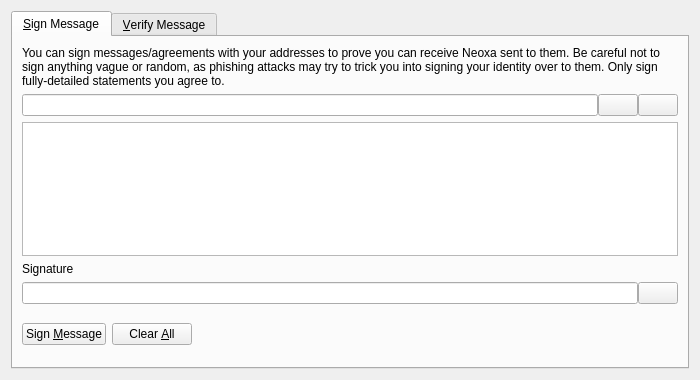
<?xml version="1.0" encoding="UTF-8"?>
<ui version="4.0">
 <class>SignVerifyMessageDialog</class>
 <widget class="QDialog" name="SignVerifyMessageDialog">
  <property name="geometry">
   <rect>
    <x>0</x>
    <y>0</y>
    <width>700</width>
    <height>380</height>
   </rect>
  </property>
  <property name="windowTitle">
   <string>Signatures - Sign / Verify a Message</string>
  </property>
  <property name="modal">
   <bool>true</bool>
  </property>
  <layout class="QVBoxLayout" name="verticalLayout">
   <item>
    <widget class="QTabWidget" name="tabWidget">
     <property name="currentIndex">
      <number>0</number>
     </property>
     <widget class="QWidget" name="tabSignMessage">
      <attribute name="title">
       <string>&amp;Sign Message</string>
      </attribute>
      <layout class="QVBoxLayout" name="verticalLayout_SM">
       <item>
        <widget class="QLabel" name="infoLabel_SM">
         <property name="text">
          <string>You can sign messages/agreements with your addresses to prove you can receive Neoxa sent to them. Be careful not to sign anything vague or random, as phishing attacks may try to trick you into signing your identity over to them. Only sign fully-detailed statements you agree to.</string>
         </property>
         <property name="textFormat">
          <enum>Qt::PlainText</enum>
         </property>
         <property name="wordWrap">
          <bool>true</bool>
         </property>
        </widget>
       </item>
       <item>
        <layout class="QHBoxLayout" name="horizontalLayout_1_SM">
         <property name="spacing">
          <number>0</number>
         </property>
         <item>
          <widget class="QValidatedLineEdit" name="addressIn_SM">
           <property name="toolTip">
            <string>The Neoxa address to sign the message with</string>
           </property>
          </widget>
         </item>
         <item>
          <widget class="QPushButton" name="addressBookButton_SM">
           <property name="toolTip">
            <string>Choose previously used address</string>
           </property>
           <property name="text">
            <string/>
           </property>
           <property name="shortcut">
            <string>Alt+A</string>
           </property>
           <property name="autoDefault">
            <bool>false</bool>
           </property>
          </widget>
         </item>
         <item>
          <widget class="QPushButton" name="pasteButton_SM">
           <property name="toolTip">
            <string>Paste address from clipboard</string>
           </property>
           <property name="text">
            <string/>
           </property>
           <property name="shortcut">
            <string>Alt+P</string>
           </property>
           <property name="autoDefault">
            <bool>false</bool>
           </property>
          </widget>
         </item>
        </layout>
       </item>
       <item>
        <widget class="QPlainTextEdit" name="messageIn_SM">
         <property name="toolTip">
          <string>Enter the message you want to sign here</string>
         </property>
        </widget>
       </item>
       <item>
        <widget class="QLabel" name="signatureLabel_SM">
         <property name="text">
          <string>Signature</string>
         </property>
         <property name="textFormat">
          <enum>Qt::PlainText</enum>
         </property>
        </widget>
       </item>
       <item>
        <layout class="QHBoxLayout" name="horizontalLayout_2_SM">
         <property name="spacing">
          <number>0</number>
         </property>
         <item>
          <widget class="QLineEdit" name="signatureOut_SM">
           <property name="font">
            <font>
             <italic>true</italic>
            </font>
           </property>
           <property name="readOnly">
            <bool>true</bool>
           </property>
          </widget>
         </item>
         <item>
          <widget class="QPushButton" name="copySignatureButton_SM">
           <property name="toolTip">
            <string>Copy the current signature to the system clipboard</string>
           </property>
           <property name="text">
            <string/>
           </property>
           <property name="autoDefault">
            <bool>false</bool>
           </property>
          </widget>
         </item>
        </layout>
       </item>
       <item>
        <layout class="QHBoxLayout" name="horizontalLayout_3_SM">
         <item>
          <widget class="QPushButton" name="signMessageButton_SM">
           <property name="toolTip">
            <string>Sign the message to prove you own this Neoxa address</string>
           </property>
           <property name="text">
            <string>Sign &amp;Message</string>
           </property>
           <property name="autoDefault">
            <bool>false</bool>
           </property>
          </widget>
         </item>
         <item>
          <widget class="QPushButton" name="clearButton_SM">
           <property name="toolTip">
            <string>Reset all sign message fields</string>
           </property>
           <property name="text">
            <string>Clear &amp;All</string>
           </property>
           <property name="autoDefault">
            <bool>false</bool>
           </property>
          </widget>
         </item>
         <item>
          <spacer name="horizontalSpacer_1_SM">
           <property name="orientation">
            <enum>Qt::Horizontal</enum>
           </property>
           <property name="sizeHint" stdset="0">
            <size>
             <width>40</width>
             <height>48</height>
            </size>
           </property>
          </spacer>
         </item>
         <item>
          <widget class="QLabel" name="statusLabel_SM">
           <property name="font">
            <font>
             <weight>75</weight>
             <bold>true</bold>
            </font>
           </property>
           <property name="text">
            <string/>
           </property>
           <property name="wordWrap">
            <bool>true</bool>
           </property>
          </widget>
         </item>
         <item>
          <spacer name="horizontalSpacer_2_SM">
           <property name="orientation">
            <enum>Qt::Horizontal</enum>
           </property>
           <property name="sizeHint" stdset="0">
            <size>
             <width>40</width>
             <height>48</height>
            </size>
           </property>
          </spacer>
         </item>
        </layout>
       </item>
      </layout>
     </widget>
     <widget class="QWidget" name="tabVerifyMessage">
      <attribute name="title">
       <string>&amp;Verify Message</string>
      </attribute>
      <layout class="QVBoxLayout" name="verticalLayout_VM">
       <item>
        <widget class="QLabel" name="infoLabel_VM">
         <property name="text">
          <string>Enter the receiver's address, message (ensure you copy line breaks, spaces, tabs, etc. exactly) and signature below to verify the message. Be careful not to read more into the signature than what is in the signed message itself, to avoid being tricked by a man-in-the-middle attack. Note that this only proves the signing party receives with the address, it cannot prove sendership of any transaction!</string>
         </property>
         <property name="textFormat">
          <enum>Qt::PlainText</enum>
         </property>
         <property name="alignment">
          <set>Qt::AlignLeading|Qt::AlignLeft|Qt::AlignTop</set>
         </property>
         <property name="wordWrap">
          <bool>true</bool>
         </property>
        </widget>
       </item>
       <item>
        <layout class="QHBoxLayout" name="horizontalLayout_1_VM">
         <property name="spacing">
          <number>0</number>
         </property>
         <item>
          <widget class="QValidatedLineEdit" name="addressIn_VM">
           <property name="toolTip">
            <string>The Neoxa address the message was signed with</string>
           </property>
          </widget>
         </item>
         <item>
          <widget class="QPushButton" name="addressBookButton_VM">
           <property name="toolTip">
            <string>Choose previously used address</string>
           </property>
           <property name="text">
            <string/>
           </property>
           <property name="shortcut">
            <string>Alt+A</string>
           </property>
           <property name="autoDefault">
            <bool>false</bool>
           </property>
          </widget>
         </item>
        </layout>
       </item>
       <item>
        <widget class="QPlainTextEdit" name="messageIn_VM"/>
       </item>
       <item>
        <widget class="QValidatedLineEdit" name="signatureIn_VM"/>
       </item>
       <item>
        <layout class="QHBoxLayout" name="horizontalLayout_2_VM">
         <item>
          <widget class="QPushButton" name="verifyMessageButton_VM">
           <property name="toolTip">
            <string>Verify the message to ensure it was signed with the specified Neoxa address</string>
           </property>
           <property name="text">
            <string>Verify &amp;Message</string>
           </property>
           <property name="autoDefault">
            <bool>false</bool>
           </property>
          </widget>
         </item>
         <item>
          <widget class="QPushButton" name="clearButton_VM">
           <property name="toolTip">
            <string>Reset all verify message fields</string>
           </property>
           <property name="text">
            <string>Clear &amp;All</string>
           </property>
           <property name="autoDefault">
            <bool>false</bool>
           </property>
          </widget>
         </item>
         <item>
          <spacer name="horizontalSpacer_1_VM">
           <property name="orientation">
            <enum>Qt::Horizontal</enum>
           </property>
           <property name="sizeHint" stdset="0">
            <size>
             <width>40</width>
             <height>48</height>
            </size>
           </property>
          </spacer>
         </item>
         <item>
          <widget class="QLabel" name="statusLabel_VM">
           <property name="font">
            <font>
             <weight>75</weight>
             <bold>true</bold>
            </font>
           </property>
           <property name="text">
            <string/>
           </property>
           <property name="wordWrap">
            <bool>true</bool>
           </property>
          </widget>
         </item>
         <item>
          <spacer name="horizontalSpacer_2_VM">
           <property name="orientation">
            <enum>Qt::Horizontal</enum>
           </property>
           <property name="sizeHint" stdset="0">
            <size>
             <width>40</width>
             <height>48</height>
            </size>
           </property>
          </spacer>
         </item>
        </layout>
       </item>
      </layout>
     </widget>
    </widget>
   </item>
  </layout>
 </widget>
 <customwidgets>
  <customwidget>
   <class>QValidatedLineEdit</class>
   <extends>QLineEdit</extends>
   <header>qvalidatedlineedit.h</header>
  </customwidget>
 </customwidgets>
 <resources>
  <include location="../points.qrc"/>
 </resources>
 <connections/>
</ui>
